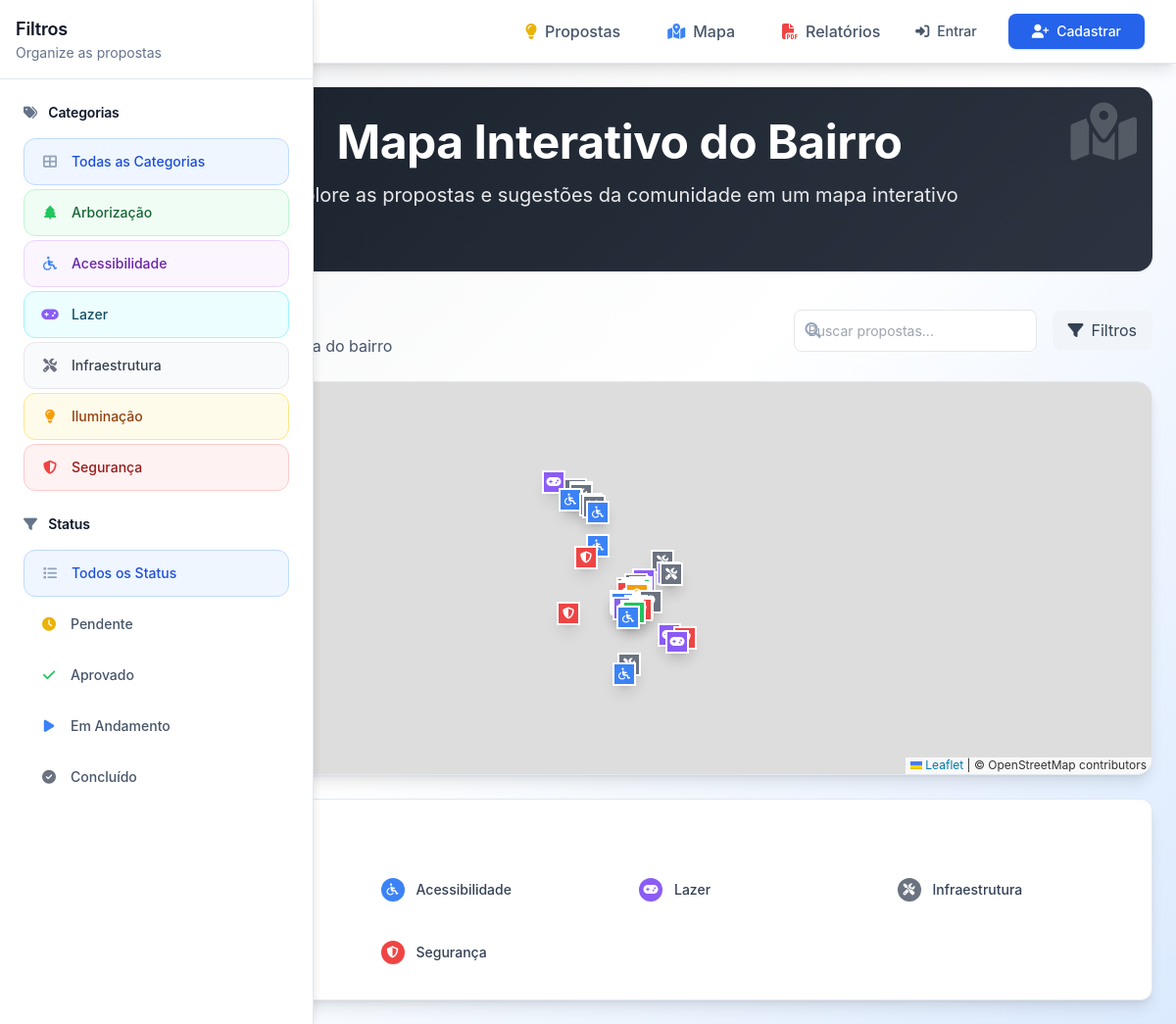
Page /mapa on the committed database.
### app.py (models this page shows, shortened)
class Category(db.Model):
    id = db.Column(db.String(50), primary_key=True)
    name = db.Column(db.String(100), nullable=False)
    icon = db.Column(db.String(50))
    color = db.Column(db.String(7))

### app.py (the view)
@app.route('/mapa')
def mapa():
    proposals = Proposal.query.all()
    categories_raw = Category.query.all()
    categories = [{
        'id': cat.id,
        'name': cat.name,
        'icon': cat.icon,
        'color': cat.color
    } for cat in categories_raw]
    return render_template('mapa.html', proposals=proposals, categories=categories)

### templates/mapa.html (shortened to what this page needs)
{% extends "base.html" %}
{% block content %}
<div class="hero-gradient rounded-2xl p-8 mb-8 text-white relative overflow-hidden">
    <div class="absolute inset-0 bg-black bg-opacity-20"></div>
    <div class="relative z-10">
        <div class="max-w-4xl mx-auto text-center">
            <h1 class="text-4xl md:text-5xl font-bold mb-4 animate-fadeInUp">
                Mapa Interativo do Bairro
            </h1>
            <p class="text-xl mb-8 opacity-90 animate-fadeInUp" style="animation-delay: 0.2s;">
                Explore as propostas e sugestões da comunidade em um mapa interativo
            </p>
        </div>
    </div>
    <div class="absolute top-4 right-4 text-white opacity-20">
        <i class="fas fa-map-marked-alt text-6xl"></i>
    </div>
    <div class="absolute bottom-4 left-4 text-white opacity-20">
    </div>
</div>
<div class="space-y-6">
    <div class="flex items-center justify-between">
        <div>
            <h2 class="text-2xl font-bold text-neutral-900">Propostas no Mapa</h2>
            <p class="text-neutral-600">Visualize as propostas no mapa do bairro</p>
        </div>
        <div class="flex items-center space-x-4">
            <div class="relative">
                <i class="fas fa-search absolute left-3 top-1/2 transform -translate-y-1/2 text-neutral-400"></i>
                <input type="text" id="mapSearch" placeholder="Buscar propostas..."
                       class="pl-9 pr-3 py-2 border border-neutral-300 rounded-lg focus:outline-none focus:ring-2 focus:ring-citizenship-500 focus:border-citizenship-500">
            </div>
            <button id="filterToggle" class="px-4 py-2 bg-neutral-100 text-neutral-700 rounded-lg hover:bg-neutral-200 transition-colors">
                <i class="fas fa-filter mr-2"></i>Filtros
            </button>
        </div>
    </div>
    <div class="bg-white rounded-2xl shadow-lg border border-neutral-200 overflow-hidden">
        <div id="map" class="map-container w-full" style="width: 100% !important; height: 400px !important; min-height: 400px; z-index: 1; position: relative;"></div>
    </div>
    <div class="bg-white rounded-xl shadow-lg border border-neutral-200 p-6">
        <h3 class="text-lg font-semibold text-neutral-900 mb-4 flex items-center">
        </h3>
        <div class="grid grid-cols-2 md:grid-cols-4 gap-4">
            {% for category in categories %}
            <div class="flex items-center space-x-3 p-3 rounded-lg hover:bg-neutral-50 transition-colors">
                <div class="w-6 h-6 rounded-full shadow-sm flex items-center justify-center" style="background-color: {{ category.color }}">
                    <i class="fas fa-{{ category.icon }} text-white text-xs"></i>
                </div>
                <span class="text-sm font-medium text-neutral-700">{{ category.name }}</span>
            </div>
            {% endfor %}
        </div>
    </div>
</div>
{% endblock %}

### templates/base.html (shortened to what this page needs)
<!DOCTYPE html>
<html lang="pt-BR">
<head>
    <script src="https://cdn.tailwindcss.com"></script>
    <link rel="stylesheet" href="https://cdnjs.cloudflare.com/ajax/libs/font-awesome/6.4.0/css/all.min.css">
    <link rel="stylesheet" href="{{ url_for('static', filename='css/custom.css') }}">
    <link rel="stylesheet" href="https://unpkg.com/leaflet@1.9.4/dist/leaflet.css" />
</head>
    <body class="min-h-screen gradient-bg">
        <header class="bg-white shadow-lg border-b border-neutral-200">
            <div class="max-w-7xl mx-auto px-2 sm:px-4 lg:px-8">
                <div class="flex justify-between items-center h-14 sm:h-16">
                    <div class="flex items-center flex-1 min-w-0">
                        <a href="{{ url_for('index') }}" class="flex items-center space-x-2 sm:space-x-3 lg:ml-10 flex-shrink-0">
                            <div class="w-8 h-8 sm:w-10 sm:h-10 rounded-xl flex items-center justify-center shadow-md overflow-hidden flex-shrink-0">
                            </div>
                            <div class="hidden sm:block min-w-0">
                                <span class="text-base sm:text-xl font-bold text-neutral-900 block truncate">Meu Bairro Melhor</span>
                                <p class="text-xs text-neutral-500 -mt-1 hidden md:block">Participação Cidadã</p>
                            </div>
                        </a>
                    </div>
                <nav class="hidden lg:flex items-center space-x-6">
                    <a href="{{ url_for('index') }}" class="flex items-center space-x-2 text-neutral-600 hover:text-neutral-900 font-medium transition-colors px-3 py-2 rounded-lg hover:bg-neutral-50">
                        <i class="fas fa-lightbulb text-yellow-500"></i>
                        <span>Propostas</span>
                    </a>
                    <a href="{{ url_for('mapa') }}" class="flex items-center space-x-2 text-neutral-600 hover:text-neutral-900 font-medium transition-colors px-3 py-2 rounded-lg hover:bg-neutral-50">
                        <i class="fas fa-map-marked-alt text-citizenship-500"></i>
                        <span>Mapa</span>
                    </a>
                    <a href="{{ url_for('relatorios') }}" class="flex items-center space-x-2 text-neutral-600 hover:text-neutral-900 font-medium transition-colors px-3 py-2 rounded-lg hover:bg-neutral-50">
                        <i class="fas fa-file-pdf text-red-500"></i>
                        <span>Relatórios</span>
                    </a>
                </nav>
                <div class="flex items-center space-x-1 sm:space-x-2 lg:space-x-4 ml-2">
                    {% if current_user.is_authenticated %}
                        <a href="{{ url_for('criar_proposta') }}" class="btn-primary px-2 sm:px-4 lg:px-6 py-1.5 sm:py-2 rounded-lg hover:shadow-lg transition-all duration-300 font-medium text-xs sm:text-sm">
                            <i class="fas fa-plus sm:mr-2"></i><span class="hidden sm:inline">Nova Proposta</span>
                        </a>
                        <div class="relative group">
                            <button class="flex items-center space-x-1 sm:space-x-3 text-neutral-700 hover:text-neutral-900 p-1 sm:p-2 rounded-lg hover:bg-neutral-50 transition-colors">
                                <div class="w-8 h-8 sm:w-10 sm:h-10 user-avatar rounded-full flex items-center justify-center shadow-md">
                                    <span class="text-white text-xs sm:text-sm font-semibold">{{ current_user.name[0].upper() }}</span>
                                </div>
                                <div class="hidden md:block text-left">
                                    <div class="text-sm font-medium">{{ current_user.nome_completo or current_user.name }}</div>
                                    <div class="text-xs text-neutral-500">Vizinho Colaborador</div>
                                </div>
                                <i class="fas fa-chevron-down text-xs hidden sm:block"></i>
                            </button>
                            <div class="absolute right-0 mt-2 w-56 bg-white rounded-xl shadow-xl border border-neutral-200 opacity-0 invisible group-hover:opacity-100 group-hover:visible transition-all duration-300 z-50">
                                <div class="p-2">
                                    <a href="{{ url_for('perfil') }}" class="flex items-center space-x-3 px-3 py-2 text-sm text-neutral-700 hover:bg-neutral-50 rounded-lg transition-colors">
                                        <i class="fas fa-user text-neutral-500"></i>
                                        <span>Perfil</span>
                                    </a>
                                    <hr class="my-2">
                                    <a href="{{ url_for('logout') }}" class="flex items-center space-x-3 px-3 py-2 text-sm text-red-600 hover:bg-red-50 rounded-lg transition-colors">
                                        <i class="fas fa-sign-out-alt"></i>
                                        <span>Sair</span>
                                    </a>
                                </div>
                            </div>
                        </div>
                    {% else %}
                        <button onclick="openLoginModal()" class="flex items-center space-x-1 sm:space-x-2 text-neutral-600 hover:text-neutral-900 font-medium px-2 sm:px-4 py-1.5 sm:py-2 rounded-lg hover:bg-neutral-50 transition-colors text-xs sm:text-sm">
                            <i class="fas fa-sign-in-alt"></i>
                            <span class="hidden sm:inline">Entrar</span>
                        </button>
                        <button onclick="openRegisterModal()" class="btn-primary px-3 sm:px-4 lg:px-6 py-1.5 sm:py-2 rounded-lg hover:shadow-lg transition-all duration-300 font-medium text-xs sm:text-sm">
                            <i class="fas fa-user-plus sm:mr-2"></i><span class="hidden sm:inline">Cadastrar</span>
                        </button>
                    {% endif %}
                </div>
            </div>
        </div>
    </header>
    <div id="sidebar" class="hidden lg:flex fixed inset-y-0 left-0 z-50 w-16 bg-white shadow-xl transform lg:translate-x-0 transition-all duration-300 ease-in-out border-r border-neutral-200 flex flex-col sidebar-container">
        <div class="flex-shrink-0 p-4 lg:p-4 border-b border-neutral-200">
            <div class="flex items-center justify-center lg:justify-between">
                <div class="sidebar-content">
                    <h2 class="text-lg font-semibold text-neutral-900">Filtros</h2>
                    <p class="text-sm text-neutral-500">Organize as propostas</p>
                </div>
            </div>
        </div>
        <div class="flex-1 overflow-y-auto">
            <div class="p-3 lg:p-6">
            <div class="mb-6">
                <h3 class="text-sm font-semibold text-neutral-900 mb-4 flex items-center sidebar-content">
                    <i class="fas fa-tags mr-2 text-neutral-500"></i>
                    <span class="sidebar-text">Categorias</span>
                </h3>
                <div class="space-y-1">
                    <a href="{{ url_for('index', category='all') }}"
                       class="flex items-center px-3 lg:px-4 py-3 text-sm rounded-xl hover:bg-neutral-50 transition-all duration-200 group sidebar-link {% if request.args.get('category', 'all') == 'all' %}bg-citizenship-50 text-citizenship-700 border border-citizenship-200{% else %}text-neutral-600{% endif %}">
                        <i class="fas fa-th-large mr-3 text-neutral-400 w-5 text-center"></i>
                        <span class="font-medium sidebar-text">Todas as Categorias</span>
                    </a>
                    {% for category in categories %}
                    <a href="{{ url_for('index', category=category.id) }}"
                       class="flex items-center px-3 lg:px-4 py-3 text-sm rounded-xl hover:bg-neutral-50 transition-all duration-200 group sidebar-link category-{{ category.id }} {% if request.args.get('category', 'all') == category.id %}border{% endif %}">
                        {% if category.name.lower() == 'arborização' %}
                            <i class="fas fa-tree mr-3 w-5 text-center" style="color: {{ category.color }}"></i>
                        {% elif category.name.lower() == 'acessibilidade' %}
                            <i class="fas fa-wheelchair mr-3 w-5 text-center" style="color: {{ category.color }}"></i>
                        {% elif category.name.lower() == 'lazer' %}
                            <i class="fas fa-gamepad mr-3 w-5 text-center" style="color: {{ category.color }}"></i>
                        {% elif category.name.lower() == 'infraestrutura' %}
                            <i class="fas fa-tools mr-3 w-5 text-center" style="color: {{ category.color }}"></i>
                        {% elif category.name.lower() == 'outros' %}
                            <i class="fas fa-ellipsis-h mr-3 w-5 text-center" style="color: {{ category.color }}"></i>
                        {% else %}
                            <i class="fas fa-{{ category.icon }} mr-3 w-5 text-center" style="color: {{ category.color }}"></i>
                        {% endif %}
                        <span class="font-medium sidebar-text">{{ category.name }}</span>
                    </a>
                    {% endfor %}
                </div>
            </div>
            <div class="mb-6">
                <h3 class="text-sm font-semibold text-neutral-900 mb-4 flex items-center sidebar-content">
                    <i class="fas fa-filter mr-2 text-neutral-500"></i>
                    <span class="sidebar-text">Status</span>
                </h3>
                <div class="space-y-1">
                    <a href="{{ url_for('index', status='all') }}"
                       class="flex items-center px-3 lg:px-4 py-3 text-sm rounded-xl hover:bg-neutral-50 transition-all duration-200 group sidebar-link {% if request.args.get('status', 'all') == 'all' %}bg-citizenship-50 text-citizenship-700 border border-citizenship-200{% else %}text-neutral-600{% endif %}">
                        <i class="fas fa-list mr-3 text-neutral-400 w-5 text-center"></i>
                        <span class="font-medium sidebar-text">Todos os Status</span>
                    </a>
                    <a href="{{ url_for('index', status='pending') }}"
                       class="flex items-center px-3 lg:px-4 py-3 text-sm rounded-xl hover:bg-neutral-50 transition-all duration-200 group sidebar-link {% if request.args.get('status', 'all') == 'pending' %}bg-yellow-50 text-yellow-700 border border-yellow-200{% else %}text-neutral-600{% endif %}">
                        <i class="fas fa-clock mr-3 text-yellow-500 w-5 text-center"></i>
                        <span class="font-medium sidebar-text">Pendente</span>
                    </a>
                    <a href="{{ url_for('index', status='approved') }}"
                       class="flex items-center px-3 lg:px-4 py-3 text-sm rounded-xl hover:bg-neutral-50 transition-all duration-200 group sidebar-link {% if request.args.get('status', 'all') == 'approved' %}bg-sustainability-50 text-sustainability-700 border border-sustainability-200{% else %}text-neutral-600{% endif %}">
                        <i class="fas fa-check mr-3 text-sustainability-500 w-5 text-center"></i>
                        <span class="font-medium sidebar-text">Aprovado</span>
                    </a>
                    <a href="{{ url_for('index', status='in_progress') }}"
                       class="flex items-center px-3 lg:px-4 py-3 text-sm rounded-xl hover:bg-neutral-50 transition-all duration-200 group sidebar-link {% if request.args.get('status', 'all') == 'in_progress' %}bg-citizenship-50 text-citizenship-700 border border-citizenship-200{% else %}text-neutral-600{% endif %}">
                        <i class="fas fa-play mr-3 text-citizenship-500 w-5 text-center"></i>
                        <span class="font-medium sidebar-text">Em Andamento</span>
                    </a>
                    <a href="{{ url_for('index', status='completed') }}"
                       class="flex items-center px-3 lg:px-4 py-3 text-sm rounded-xl hover:bg-neutral-50 transition-all duration-200 group sidebar-link {% if request.args.get('status', 'all') == 'completed' %}bg-neutral-50 text-neutral-700 border border-neutral-200{% else %}text-neutral-600{% endif %}">
                        <i class="fas fa-check-circle mr-3 text-neutral-500 w-5 text-center"></i>
                        <span class="font-medium sidebar-text">Concluído</span>
                    </a>
                </div>
            </div>
            </div>
        </div>
        </div>
    <main class="p-4 lg:p-6 transition-all duration-300 main-content">
        {% block content %}{% endblock %}
    </main>
</body>
</html>

### rows in the picture
Category: name "Arborização"
Category: name "Acessibilidade"
Category: name "Lazer"
Category: name "Infraestrutura"
Category: name "Iluminação"
Category: name "Segurança"
